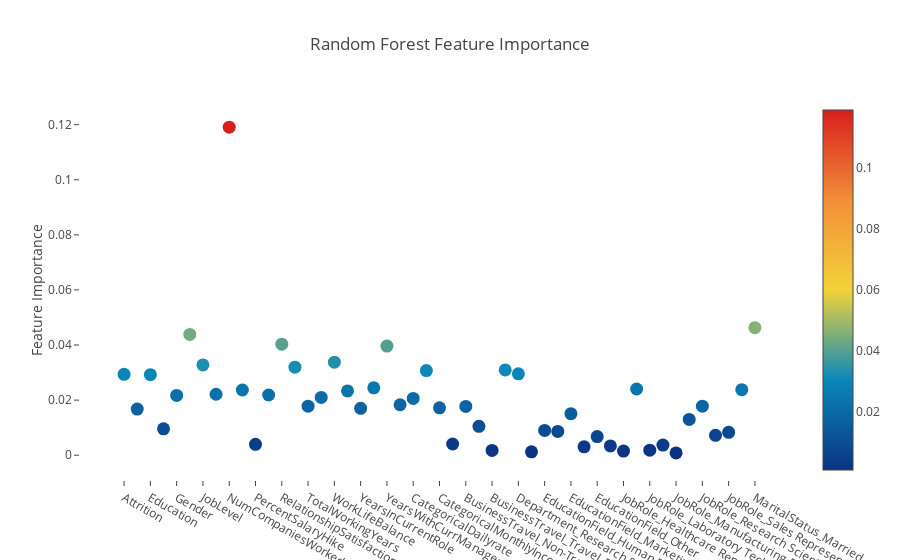

Source (notebook cell):
### Code cell
# Scatter plot 
trace = go.Scatter(
    y = clf.feature_importances_,
    x = attrition.columns.values,
    mode='markers',
    marker=dict(
        sizemode = 'diameter',
        sizeref = 1,
        size = 13,
        #size= rf.feature_importances_,
        #color = np.random.randn(500), #set color equal to a variable
        color = clf.feature_importances_,
        colorscale='Portland',
        showscale=True
    ),
    text = attrition.columns.values
)
data = [trace]

layout= go.Layout(
    autosize= True,
    title= 'Random Forest Feature Importance',
    hovermode= 'closest',
     xaxis= dict(
         ticklen= 5,
         showgrid=False,
        zeroline=False,
        showline=False
     ),
    yaxis=dict(
        title= 'Feature Importance',
        showgrid=False,
        zeroline=False,
        ticklen= 5,
        gridwidth= 2
    ),
    showlegend= False
)
fig = go.Figure(data=data, layout=layout)
py.iplot(fig,filename='scatter2010')

### Figure 1 — Plotly figure (JSON) as saved in the notebook; plotly's stock layout.template omitted (floating-point values rounded to 4 significant figures)
{"data": [{"marker": {"color": [0.02935, 0.01676, 0.02922, 0.009579, 0.02171, 0.04384, 0.03277, 0.02213, 0.1191, 0.02367, 0.003941, 0.02186, 0.0403, 0.03194, 0.01779, 0.02096, 0.03376, 0.02335, 0.01701, 0.02448, 0.03964, 0.01833, 0.02061, 0.03073, 0.01719, 0.004068, 0.01772, 0.01048, 0.001723, 0.03094, 0.02954, 0.00124, 0.009002, 0.00862, 0.01509, 0.003054, 0.006768, 0.003377, 0.001515, 0.02404, 0.001816, 0.003682, 0.0008446, 0.013, 0.01779, 0.00722, 0.008318, 0.0238, 0.04631], "colorscale": "Portland", "showscale": true, "size": 13, "sizemode": "diameter", "sizeref": 1}, "mode": "markers", "text": ["Attrition", "DistanceFromHome", "Education", "EnvironmentSatisfaction", "Gender", "JobInvolvement", "JobLevel", "JobSatisfaction", "NumCompaniesWorked", "OverTime", "PercentSalaryHike", "PerformanceRating", "RelationshipSatisfaction", "StockOptionLevel", "TotalWorkingYears", "TrainingTimesLastYear", "WorkLifeBalance", "YearsAtCompany", "YearsInCurrentRole", "YearsSinceLastPromotion", "YearsWithCurrManager", "CategoricalAge", "CategoricalDailyrate", "CategoricalHourlyrate", "CategoricalMonthlyIncome", "CategoricalMonthlyRate", "BusinessTravel_Non-Travel", "BusinessTravel_Travel_Frequently", "BusinessTravel_Travel_Rarely", "Department_Human Resources", "Department_Research & Development", "Department_Sales", "EducationField_Human Resources", "EducationField_Life Sciences", "EducationField_Marketing", "EducationField_Medical", "EducationField_Other", "EducationField_Technical Degree", "JobRole_Healthcare Representative", "JobRole_Human Resources", "JobRole_Laboratory Technician", "JobRole_Manager", "JobRole_Manufacturing Director", "JobRole_Research Director", "JobRole_Research Scientist", "JobRole_Sales Executive", "JobRole_Sales Representative", "MaritalStatus_Divorced", "MaritalStatus_Married", "MaritalStatus_Single"], "type": "scatter", "uid": "b484049e-b847-11e8-937c-ee2a77022beb", "x": ["Attrition", "DistanceFromHome", "Education", "EnvironmentSatisfaction", "Gender", "JobInvolvement", "JobLevel", "JobSatisfaction", "NumCompaniesWorked", "OverTime", "PercentSalaryHike", "PerformanceRating", "RelationshipSatisfaction", "StockOptionLevel", "TotalWorkingYears", "TrainingTimesLastYear", "WorkLifeBalance", "YearsAtCompany", "YearsInCurrentRole", "YearsSinceLastPromotion", "YearsWithCurrManager", "CategoricalAge", "CategoricalDailyrate", "CategoricalHourlyrate", "CategoricalMonthlyIncome", "CategoricalMonthlyRate", "BusinessTravel_Non-Travel", "BusinessTravel_Travel_Frequently", "BusinessTravel_Travel_Rarely", "Department_Human Resources", "Department_Research & Development", "Department_Sales", "EducationField_Human Resources", "EducationField_Life Sciences", "EducationField_Marketing", "EducationField_Medical", "EducationField_Other", "EducationField_Technical Degree", "JobRole_Healthcare Representative", "JobRole_Human Resources", "JobRole_Laboratory Technician", "JobRole_Manager", "JobRole_Manufacturing Director", "JobRole_Research Director", "JobRole_Research Scientist", "JobRole_Sales Executive", "JobRole_Sales Representative", "MaritalStatus_Divorced", "MaritalStatus_Married", "MaritalStatus_Single"], "y": [0.02935, 0.01676, 0.02922, 0.009579, 0.02171, 0.04384, 0.03277, 0.02213, 0.1191, 0.02367, 0.003941, 0.02186, 0.0403, 0.03194, 0.01779, 0.02096, 0.03376, 0.02335, 0.01701, 0.02448, 0.03964, 0.01833, 0.02061, 0.03073, 0.01719, 0.004068, 0.01772, 0.01048, 0.001723, 0.03094, 0.02954, 0.00124, 0.009002, 0.00862, 0.01509, 0.003054, 0.006768, 0.003377, 0.001515, 0.02404, 0.001816, 0.003682, 0.0008446, 0.013, 0.01779, 0.00722, 0.008318, 0.0238, 0.04631]}], "layout": {"autosize": true, "hovermode": "closest", "showlegend": false, "title": "Random Forest Feature Importance", "xaxis": {"showgrid": false, "showline": false, "ticklen": 5, "zeroline": false}, "yaxis": {"gridwidth": 2, "showgrid": false, "ticklen": 5, "title": "Feature Importance", "zeroline": false}}}
